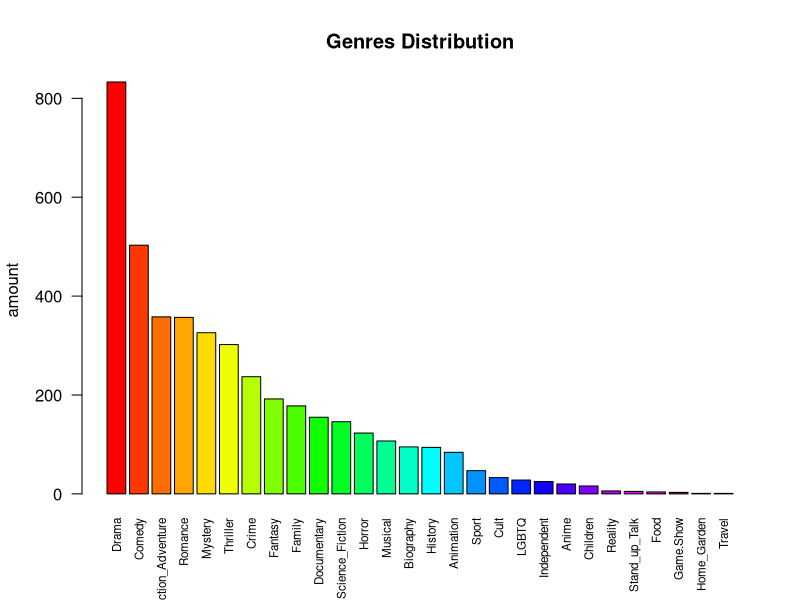
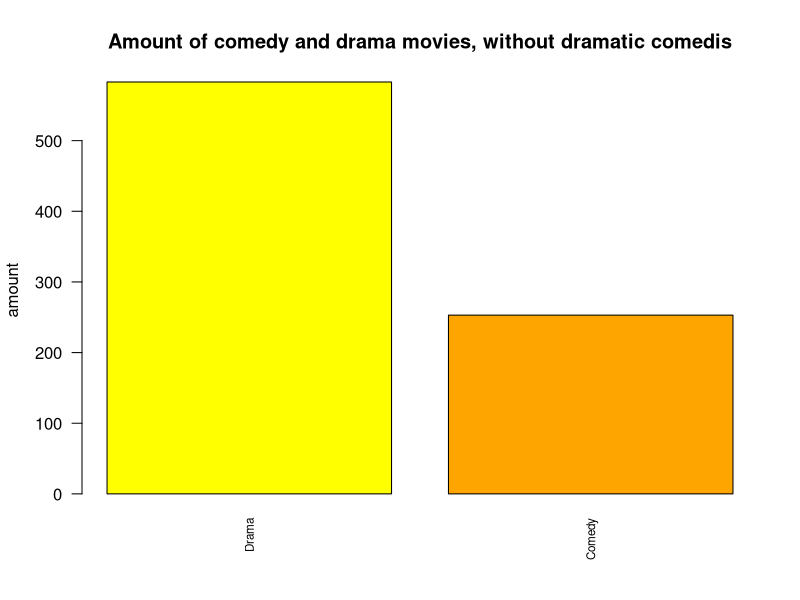
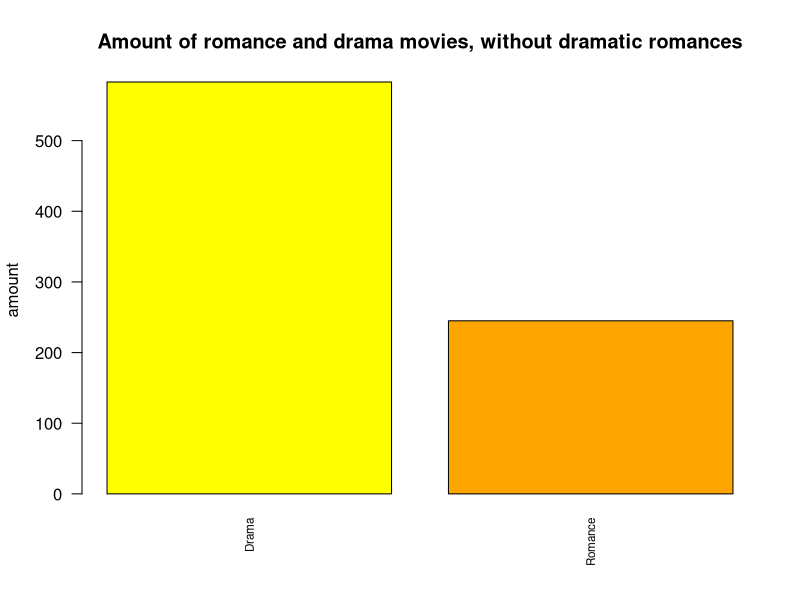
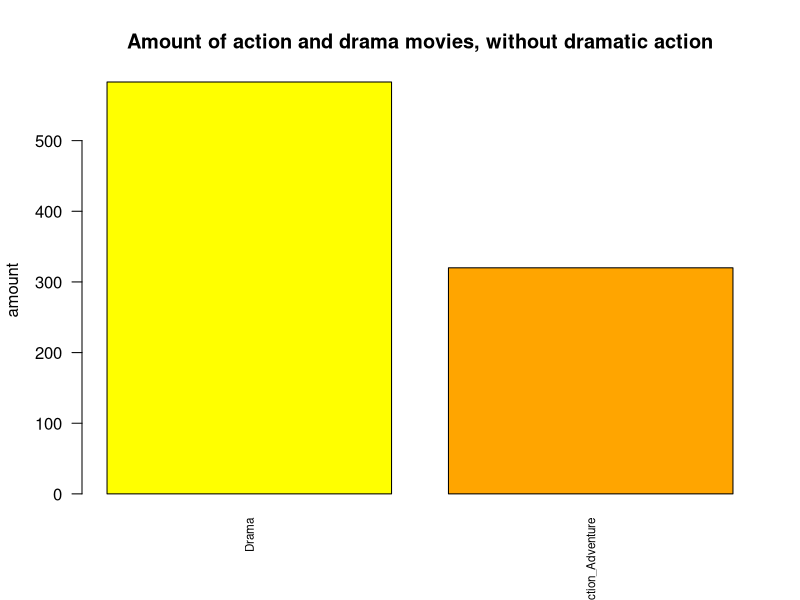
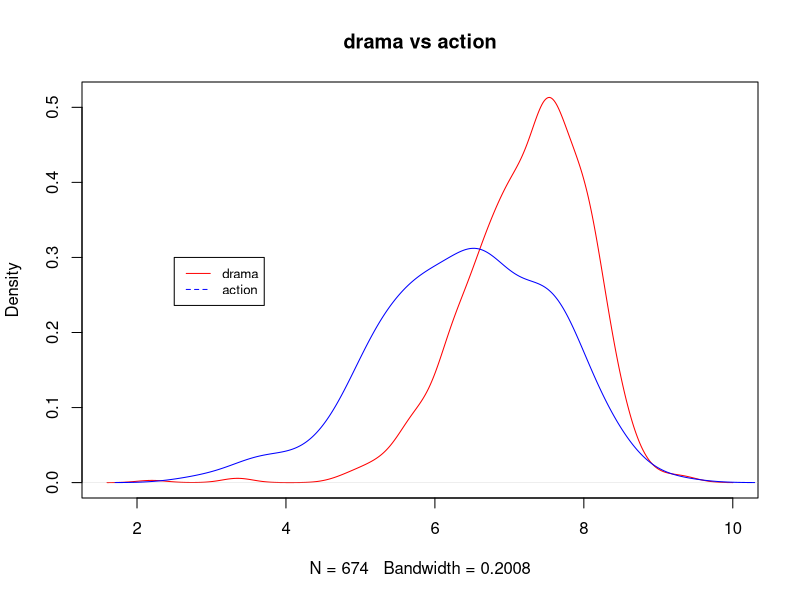
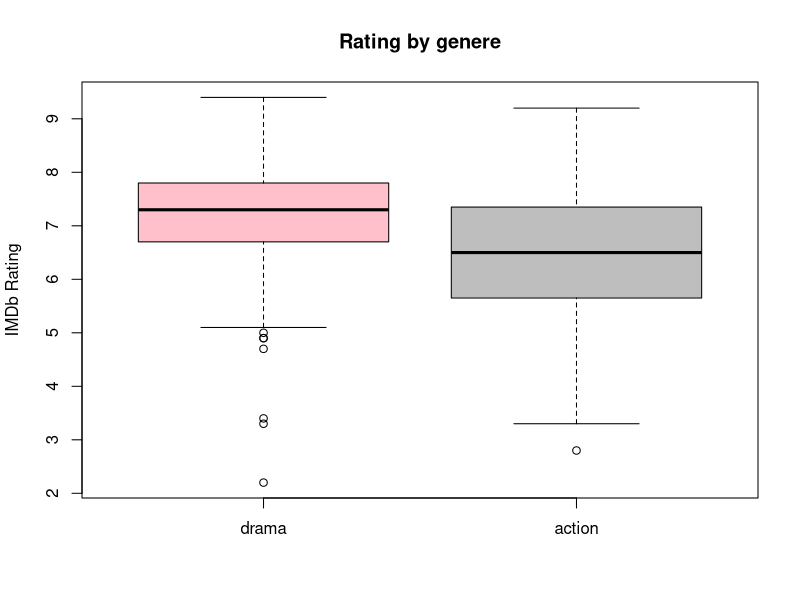
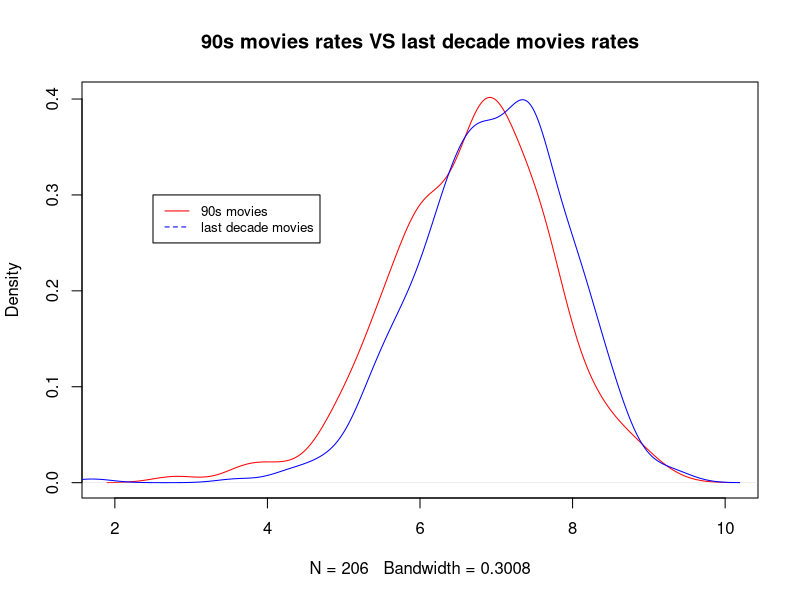
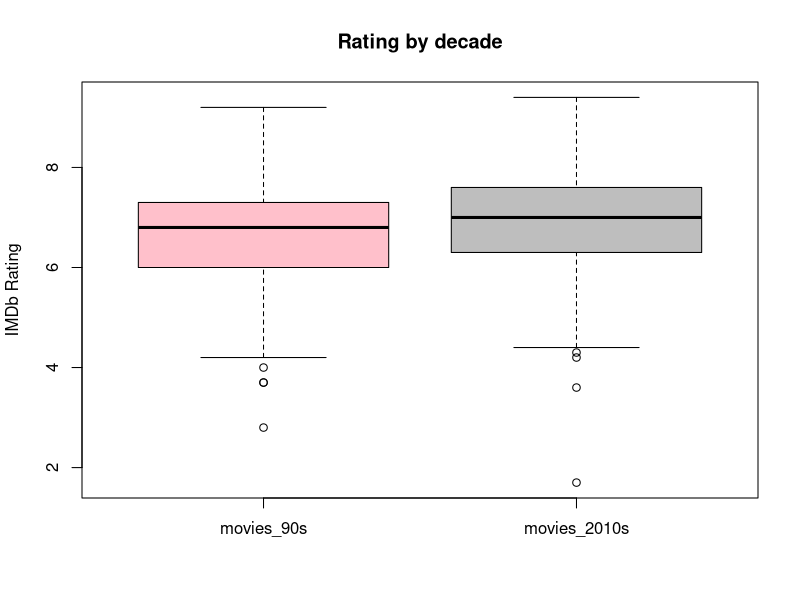

Source code (R) for these figures, in order:
## ---- chunk 1
options(warn = - 1)  
library(tidyverse)

hbo_max <- read.csv(file = 'HBO_MAX_Content.csv',  na.strings = c("", "NA"))
## ---- chunk 2

# Remove duplicates
hbo_max <- distinct(hbo_max)
glimpse(hbo_max)
## ---- chunk 3
table(is.na(hbo_max))
## ---- chunk 4
#check how many nulls are there per column
na_count <-sapply(hbo_max, function(y) sum(length(which(is.na(y)))))
na_count <- data.frame(na_count)
print(na_count)

#check how many rows contain nulls
print(sum(!complete.cases(hbo_max)))
## ---- chunk 5
hbo_max <- subset(hbo_max, select = -c(type, rating, imdb_bucket))

#check how many rows contain nulls
sum(!complete.cases(hbo_max))
## ---- chunk 6
hbo_max <- subset(drop_na(hbo_max))
## ---- chunk 7
hbo_max <- mutate(hbo_max, rotten_score = rotten_score/10)
## ---- chunk 8
hbo_max <- hbo_max %>%
  rename_with(~ gsub('genres_', '', .x))
## ---- chunk 9
barplot(sort(colSums(hbo_max[6:33]), decreasing = TRUE), main="Genres Distribution",
        cex.names=0.7, ylab = "amount", col=rainbow(28), las = 2)
## ---- chunk 10
 drama_comedy_separated <- filter(hbo_max, (!(Drama == 1 & Comedy == 1)))
drama_romance_separated <- filter(hbo_max, (!(Drama == 1 & Romance == 1)))
drama_action_separated <- filter(hbo_max, (!(Drama == 1 & Action_Adventure == 1)))

barplot(colSums(drama_comedy_separated[,c('Drama', 'Comedy')]), main="Amount of comedy and drama movies, without dramatic comedis",
        cex.names=0.7, ylab = "amount", col=c('yellow', 'orange'), las = 2)

barplot(colSums(drama_comedy_separated[,c('Drama', 'Romance')]), main="Amount of romance and drama movies, without dramatic romances",
        cex.names=0.7, ylab = "amount", col=c('yellow', 'orange'), las = 2)

barplot(colSums(drama_comedy_separated[,c('Drama', 'Action_Adventure')]), main="Amount of action and drama movies, without dramatic action",
        cex.names=0.7, ylab = "amount", col=c('yellow', 'orange'), las = 2)
## ---- chunk 11
#we avoid using the movies which r both action and drama in our hypothesis test

action <- filter(drama_action_separated, Action_Adventure ==1)
imdb_action <-select(action, imdb_score)

drama <-filter(drama_action_separated, Drama == 1)
imdb_drama <-select(drama, imdb_score)

t.test(imdb_action, imdb_drama)
## ---- chunk 12
plot(density(unlist(imdb_drama)), col = 'red', main ='drama vs action')
lines(density(unlist(imdb_action)), col = 'blue')
legend(2.5,0.3, legend=c("drama", "action"),
       col=c("red", "blue"), lty=1:2, cex=0.8)
## ---- chunk 13
boxplot(unlist(imdb_drama),unlist(imdb_action),names = c("drama", "action"), ylab="IMDb Rating", main="Rating by genere", col=c("pink","grey"))
## ---- chunk 14
ninetees <- filter(hbo_max, decade == !!"1990-1999")
movies_90s <-select(ninetees, imdb_score)

recent_decade <- filter(hbo_max, decade == !!'2010-2019')
movies_2010s <-select(recent_decade, imdb_score)

t.test(movies_2010s,movies_90s, alternative = 'greater')
## ---- chunk 15
plot(density(unlist(movies_90s)), col = 'red', main ='90s movies rates VS last decade movies rates')
lines(density(unlist(movies_2010s)), col = 'blue')
legend(2.5,0.3, legend=c("90s movies", "last decade movies"),
       col=c("red", "blue"), lty=1:2, cex=0.8)
## ---- chunk 16
boxplot(unlist(movies_90s),unlist(movies_2010s),names = c("movies_90s", "movies_2010s"), ylab="IMDb Rating", main="Rating by decade", col=c("pink","grey"))
## ---- chunk 17
ggplot(data = action)+
  ggtitle("action rate on imdb and rotten")+
  geom_density(aes(x = imdb_score, fill = "imdb"))+
  geom_density(aes(x = rotten_score
,  fill = "rotten", alpha = 0.5))
## ---- chunk 18
ggplot(data = drama)+
   ggtitle("drama rate on imdb and rotten")+
   geom_density(aes(x = imdb_score, fill = "imdb"))+
   geom_density(aes(x = rotten_score, fill = "rotten", alpha = 0.5))
## ---- chunk 19
ggplot(data = hbo_max)+
   ggtitle("imdb and rotten scores")+
   geom_density(aes(x = imdb_score, fill = "imdb"))+
   geom_density(aes(x = rotten_score, fill = "rotten", alpha = 0.5))
## ---- chunk 20
imdb <- select(hbo_max, imdb_score)
imdb_ <- unlist(imdb)

rotten <-select(hbo_max, rotten_score)
rotten_ <- unlist(rotten)
## ---- chunk 21

relation <- lm(formula =imdb_ ~ rotten_)
print(summary(relation))
## ---- chunk 22
df<- cbind(imdb, rotten_)
df<- mutate(df, 
             high_low_score <- as.numeric(rotten_ > 5)
            )
ggplot(data = df, aes(x =imdb_score, y = rotten_))+
  geom_point()+
  stat_smooth(method = "lm")
## ---- chunk 23
relation2 <- lm(formula = df$imdb_score ~ df$rotten_*df$high_low_score)
print(summary(relation2))
## ---- chunk 24
ggplot(data = df, aes(x =imdb_score, y = rotten_, color = df$high_low_score))+
  geom_point()+
  stat_smooth(method = "lm")
## ---- chunk 25
ggplot(data = df, aes(x =imdb_score, y = rotten_, group = df$`high_low_score <- as.numeric(rotten_ > 5)`, color = df$high_low_score))+
  geom_point()+
  stat_smooth(method = "lm")
